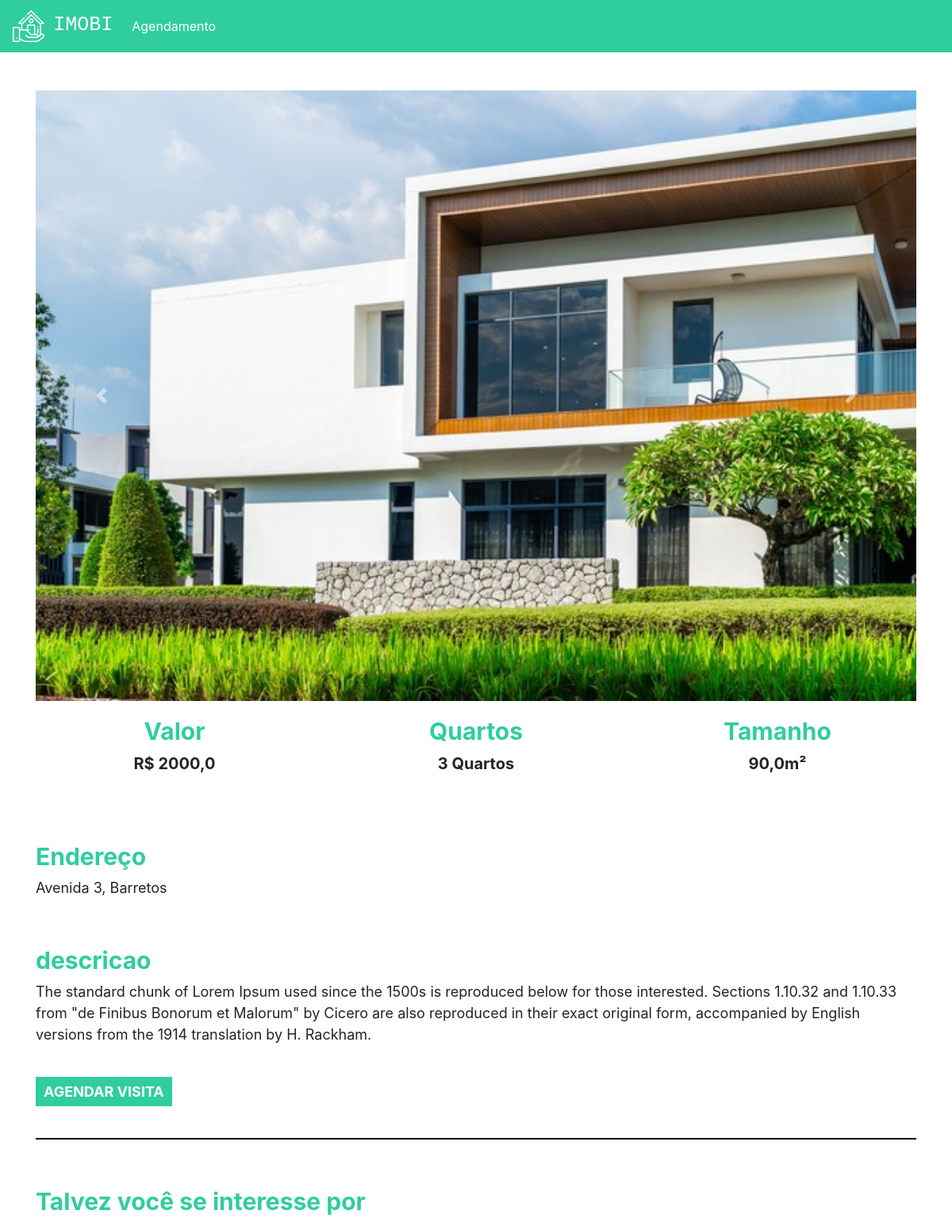
The page /imovel/1 (signed in) on the database its author committed.
### plataforma/models.py (models this page shows, shortened)
class Imagem(models.Model):
    img = models.ImageField(upload_to='img')
    def __str__(self) -> str:
        return self.img.url

class Imovel(models.Model):
    choices = (('V', 'Venda'),
               ('A', 'Aluguel'))
    choices_imovel = (('A', 'Apartamento'),
                      ('C', 'Casa'))
    imagens = models.ManyToManyField(Imagem)
    valor = models.FloatField()
    quartos = models.IntegerField()
    tamanho = models.FloatField()
    cidade = models.ForeignKey(Cidade, on_delete=models.DO_NOTHING)
    rua = models.CharField(max_length=50)
    tipo = models.CharField(max_length=1, choices=choices)
    tipo_imovel = models.CharField(max_length=1, choices=choices_imovel)
    numero = models.IntegerField()
    descricao = models.TextField()
    dias_visita = models.ManyToManyField(DiasVisita)
    horarios = models.ManyToManyField(Horario)

class Cidade(models.Model):
    nome = models.CharField(max_length=30)
    def __str__(self) -> str:
        return self.nome

### plataforma/views.py (the view)
# urls.py: path('imovel/<str:id>', views.imovel, name="imovel"),
def imovel(request, id):
    imovel = get_object_or_404(Imovel, id=id)
    sugestoes = Imovel.objects.filter(cidade=imovel.cidade).exclude(id=id)[:2]
    return render(request, 'imovel.html', {'imovel': imovel, 'sugestoes': sugestoes, 'id': id})

### plataforma/models.py (called while the page is built)
    def __str__(self) -> str:
        return self.dia

    def __str__(self) -> str:
        return str(self.horario)

### plataforma/templates/imovel.html (shortened to what this page needs)
{% extends 'base.html' %}
{% load static %}
{% block 'head' %}
<link rel="stylesheet" href="{% static 'plataforma/css/plataforma.css' %}">
{% endblock %}
{% block 'body' %}
<div style="text-align: center" class="container">
    <br>
    <br>
    <div id="carouselExampleControls" class="carousel slide" data-ride="carousel">
        <div class="carousel-inner">
            {% for img in imovel.imagens.all %}
            <div class="carousel-item {% if forloop.first %} active {% endif %}" >
                <img class="d-block w-100" src="{{img}}" alt="First slide">
            </div>
            {% endfor %}
        </div>
        <a class="carousel-control-prev" href="#carouselExampleControls" role="button" data-slide="prev">
            <span class="carousel-control-prev-icon" aria-hidden="true"></span>
        </a>
        <a class="carousel-control-next" href="#carouselExampleControls" role="button" data-slide="next">
            <span class="carousel-control-next-icon" aria-hidden="true"></span>
        </a>
    </div>
    <div class="row">
        <div class="col-md">
            <h3 class="titulo_especificacao">Valor</h3>
            <p class="especificacao">R$ {{imovel.valor}}</p>
        </div>
        <div class="col-md">
            <h3 class="titulo_especificacao">Quartos</h3>
            <p class="especificacao">{{imovel.quartos}} Quartos</p>
        </div>
        <div class="col-md">
            <h3 class="titulo_especificacao">Tamanho</h3>
            <p class="especificacao">{{imovel.tamanho}}m²</p>
        </div>
    </div>
    <br>
    <br>
    <div style="text-align: left">
        <h3 class="titulo_especificacao">Endereço</h3>
        <p class="especificacao_endereco">{{imovel.rua}}, {{imovel.cidade }}</p>
    </div>
    <br>
    <div style="text-align: left">
        <h3 class="titulo_especificacao">descricao</h3>
        <p class="especificacao_endereco">{{imovel.descricao}}</p>
        <br>
        <button class="btn_agendar_visita" data-toggle="modal" data-target="#exampleModal">AGENDAR VISITA</button>
        <br>
        <br>
    </div>
    <hr style="border: 1px solid black">
    <br>
    <div class="div_possivel_interesse">
        <h3 class="titulo_especificacao">Talvez você se interesse por</h3>
    </div>
</div>
{% endblock %}

### templates/static/plataforma/css/plataforma.css (style rules this page uses)
.titulo_especificacao { color: #30CD9E; font-weight: bold; margin-top: 20px; font-size: 30px; }
.especificacao { font-size: 20px; font-weight: bold; }
.especificacao_endereco { font-size: 18px; }
.btn_agendar_visita { border: none; background-color: #30CD9E; color: white; font-weight: bold; font-size: 18px; padding: 5px 10px 5px 10px; }
.div_possivel_interesse { text-align: left; }

### rows shown on the page
Imagem: img (picture)
Imovel: valor "2000,0", quartos "3", tamanho "90,0", rua "Avenida 3", cidade "Barretos", descricao "The standard chunk of Lorem Ipsum used since the 1500s is reproduced below for those interested. Sections 1.10.32 and 1.10.33 from \"de Finibus Bonorum et Malorum\" by Cicero are also reproduced in their exact original form, accompanied by English versions from the 1914 translation by H. Rackham."
